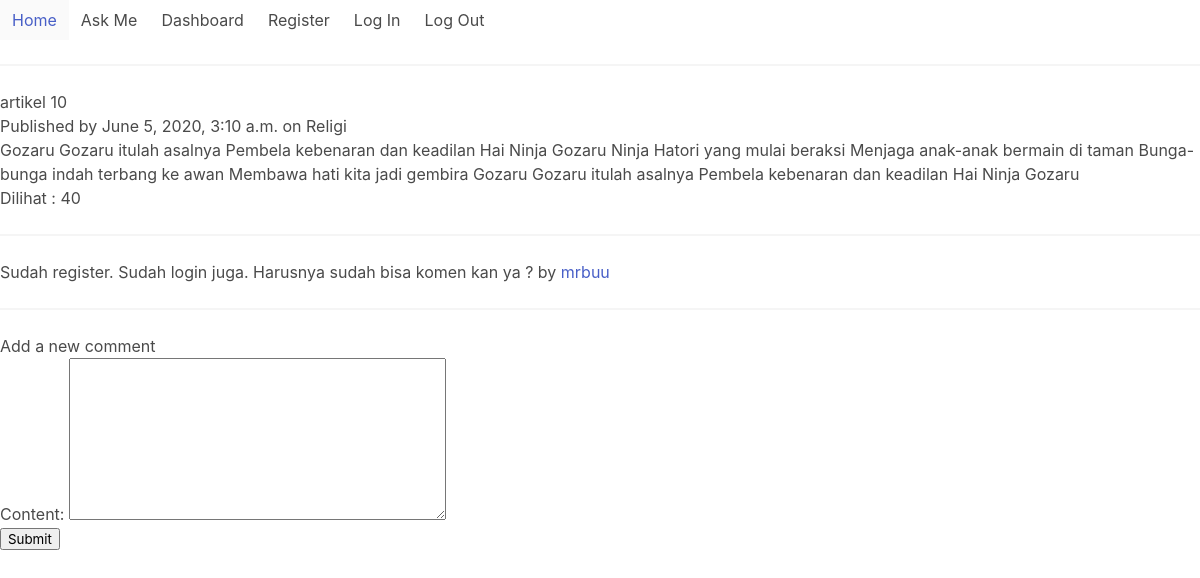
The app's page /detail/8 with its own data.
### articles/models.py (models this page shows, shortened)
class Article(models.Model):
    title = models.CharField(max_length=120)
    content = models.TextField()
    slug = models.SlugField()
    published_at = models.DateTimeField(null=True)
    is_published = models.BooleanField(default=False)
    views = models.PositiveIntegerField(default=0)
    category = models.ForeignKey(Category, on_delete=models.CASCADE)
    class Meta:
        ordering = ['-published_at']

class Category(models.Model):
    name = models.CharField(max_length=120)
    def __str__(self):
        return self.name

class Comment(models.Model):
    content = models.TextField()
    article = models.ForeignKey(Article, on_delete=models.CASCADE)
    author = models.ForeignKey(Member, null=True, blank=True, on_delete=models.CASCADE)

### members/models.py (models this page shows)
class Member(models.Model):
    user = models.OneToOneField(User, on_delete=models.CASCADE)
    photo = models.ImageField(blank=True, null=True, upload_to=photo_path)
    def __str__(self):
        return self.user.username

### articles/views.py (the view)
# urls.py: path('detail/<int:article_id>', detail_article_page, name='detail'),
def detail_article_page(request, article_id):
    form = CommentForm()
    article = get_object_or_404(Article, id=article_id)
    comments = Comment.objects.filter(article=article_id)
    views = 0
    if not request.user.is_authenticated:
        views = Article.objects.filter(id=article.id).update(views=F('views') + 1)
    context = {
        'form':form,
        'article':article,
        'comments':comments,
        'views':views
    }
    return render(request, 'articles/detail.html', context)

### articles/forms.py
class CommentForm(forms.ModelForm):
    class Meta:
        model = Comment
        fields = ['content']

### templates/articles/detail.html (shortened to what this page needs)
{% extends "base.html" %}
{% block content %}
    <h1>{{ article.title }}</h1>
    <h2>Published by {{ article.published_at }} on {{ article.category }}</h2>
    <p>{{ article.content }}</p>
    <p>Dilihat : {{ article.views }}</p>
    <hr/>
    {% for comment in comments %}
        <p>{{ comment.content }} by
            <a href="{% url 'members:profile' comment.author %}">{{ comment.author }}</a></p>
    {% empty %}
        <p>Belum ada komentar.</p>
    {% endfor %}
    <hr/>
    <h2>Add a new comment</h2>
    <form action="{% url 'articles:comment' article.id %}" method="post">
        {{ form.as_p }}
        <p><input type="submit" value="Submit"></p>
    </form>
{% endblock %}

### records on screen
Article: title "artikel 10", published_at "June 5, 2020, 3:10 a.m.", category "Religi", content "Gozaru Gozaru itulah asalnya Pembela kebenaran dan keadilan Hai Ninja Gozaru Ninja Hatori yang mulai beraksi Menjaga anak-anak bermain di taman Bunga-bunga indah terbang ke awan Membawa hati kita jadi gembira Gozaru Gozaru itulah asalnya Pembela kebenaran dan keadilan Hai Ninja Gozaru", views "40"
Comment: content "Sudah register. Sudah login juga. Harusnya sudah bisa komen kan ya ?", author "mrbuu"
